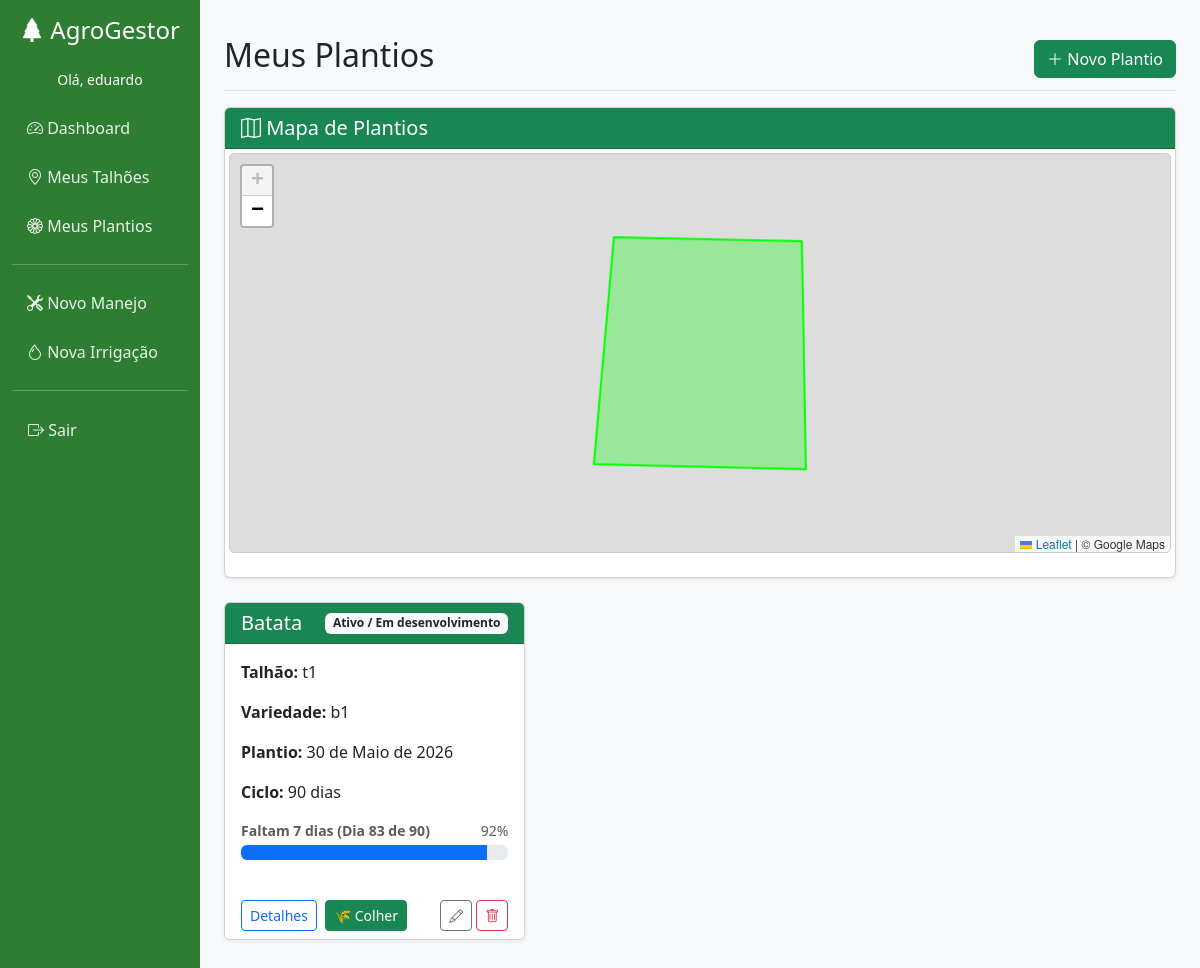
The page /plantios/ (signed in) on the database as committed earlier.
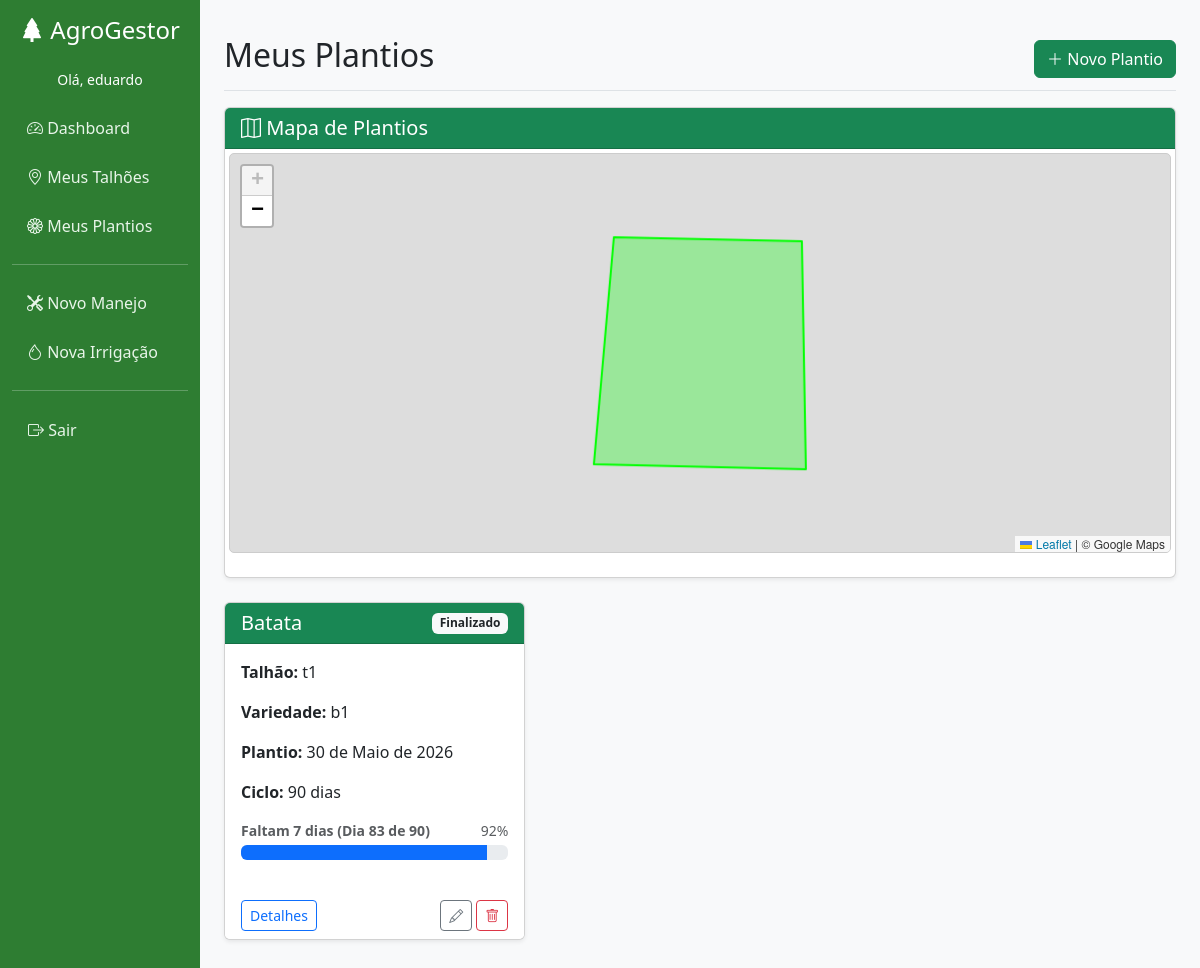
The same page on the database as committed later.
### core/models.py (models this page shows, shortened)
class Plantio(models.Model):
    STATUS_CHOICES = [
        ('PREPARO', 'Preparo do talhão'),
        ('ATIVO', 'Ativo / Em desenvolvimento'),
        ('COLHEITA', 'Em Colheita'),
        ('FINALIZADO', 'Finalizado'),
    ]
    talhao = models.ForeignKey(Talhao, on_delete=models.CASCADE, related_name='plantios')
    cultura = models.CharField(max_length=100, blank=True, null=True, default="Preparo de Solo")
    variedade = models.CharField(max_length=100, blank=True, null=True)
    data_plantio = models.DateField(blank=True, null=True)
    ciclo_dias_estimado = models.PositiveIntegerField('Ciclo (dias)', blank=True, null=True, default=0)
    status = models.CharField(max_length=20, choices=STATUS_CHOICES, default='PREPARO')
    def dias_decorridos(self):
        if self.data_plantio:
            delta = date.today() - self.data_plantio
            return max(0, delta.days)
        return 0
    def dias_passados(self):
        return self.dias_decorridos()
    def dias_restantes(self):
        if not self.data_plantio or not self.ciclo_dias_estimado:
            return 0
        restantes = self.ciclo_dias_estimado - self.dias_passados()
        return max(0, restantes)
    def progresso_ciclo_porcentagem(self):
        if not self.data_plantio or not self.ciclo_dias_estimado:
            return 0
        decorridos = self.dias_decorridos()
        if decorridos >= self.ciclo_dias_estimado:
            return 100
        return int((decorridos / self.ciclo_dias_estimado) * 100)
    def porcentagem_progresso(self):
        return self.progresso_ciclo_porcentagem()

class Talhao(models.Model):
    TIPO_SOLO_CHOICES = [
        ('Arenoso', 'Arenoso'),
        ('Argiloso', 'Argiloso'),
        ('Misto', 'Misto'),
        ('Siltoso', 'Siltoso'),
        ('Outro', 'Outro'),
    ]
    usuario = models.ForeignKey(User, on_delete=models.CASCADE, related_name='talhoes')
    nome = models.CharField(max_length=100)
    area_m2 = models.DecimalField('Área (m²)', max_digits=10, decimal_places=2)
    tipo_solo = models.CharField(max_length=50, choices=TIPO_SOLO_CHOICES, default='Misto')
    coordenadas = models.JSONField(null=True, blank=True)
    observacoes = models.TextField(blank=True, null=True)

### core/views.py (the view)
# urls.py: path('plantios/', views.PlantioListView.as_view(), name='plantio_list'),
class PlantioListView(LoginRequiredMixin, ListView):
    model = Plantio
    template_name = 'core/plantio_list.html'
    context_object_name = 'plantios'
    def get_queryset(self):
        return Plantio.objects.filter(talhao__usuario=self.request.user)
    def get_context_data(self, **kwargs):
        context = super().get_context_data(**kwargs)
        import json
        plantios_data = []
        for p in context['plantios']:
            if p.talhao.coordenadas:
                status_dias = "Pronto para colheita" if p.dias_restantes() <= 0 else f"Faltam {p.dias_restantes()} dias (Dia {p.dias_passados()} de {p.ciclo_dias_estimado})"
                plantios_data.append({
                    'id': p.id,
                    'cultura': p.cultura,
                    'status': p.get_status_display(),
                    'talhao': p.talhao.nome,
                    'variedade': p.variedade or "Não informada",
                    'data_plantio': p.data_plantio.strftime('%d/%m/%Y') if p.data_plantio else "Não definido",
                    'ciclo': p.ciclo_dias_estimado,
                    'status_dias': status_dias,
                    'geojson': p.talhao.coordenadas
                })
        context['plantios_json'] = json.dumps(plantios_data)
        return context

### templates/core/plantio_list.html (shortened to what this page needs)
{% extends 'index.html' %}
{% block content %}
<div class="d-flex justify-content-between flex-wrap flex-md-nowrap align-items-center pt-3 pb-2 mb-3 border-bottom">
    <h2>Meus Plantios</h2>
    <a href="{% url 'plantio_create' %}" class="btn btn-success"><i class="bi bi-plus-lg"></i> Novo Plantio</a>
</div>
<link rel="stylesheet" href="https://unpkg.com/leaflet@1.9.4/dist/leaflet.css" />
<div class="card shadow-sm mb-4">
    <div class="card-header bg-success text-white">
        <h5 class="mb-0"><i class="bi bi-map"></i> Mapa de Plantios</h5>
    </div>
    <div class="card-body p-1">
        <div id="mapPlantios"></div>
    </div>
</div>
<div class="row">
    {% for plantio in plantios %}
    <div class="col-md-6 col-lg-4 mb-4">
        <div class="card h-100 shadow-sm">
            <div class="card-header bg-success text-white d-flex justify-content-between align-items-center">
                <h5 class="mb-0">{{ plantio.cultura }}</h5>
                <span class="badge bg-light text-dark">{{ plantio.get_status_display }}</span>
            </div>
            <div class="card-body">
                <p><strong>Talhão:</strong> {{ plantio.talhao.nome }}</p>
                <p><strong>Variedade:</strong> {{ plantio.variedade|default:"Não informada" }}</p>
                <p><strong>Plantio:</strong> {{ plantio.data_plantio|default:"Não definido" }}</p>
                <p><strong>Ciclo:</strong> {{ plantio.ciclo_dias_estimado }} dias</p>
                <div class="d-flex justify-content-between align-items-center mb-1">
                    <small class="text-muted fw-bold">
                        {% if plantio.dias_restantes <= 0 %}
                            <span class="text-success"><i class="bi bi-check-circle-fill"></i> Pronto para colheita</span>
                        {% else %}
                            Faltam {{ plantio.dias_restantes }} dias (Dia {{ plantio.dias_passados }} de {{ plantio.ciclo_dias_estimado }})
                        {% endif %}
                    </small>
                    <small class="text-muted">{{ plantio.porcentagem_progresso }}%</small>
                </div>
                <div class="progress mb-3" style="height: 15px;">
                    <div class="progress-bar {% if plantio.porcentagem_progresso >= 100 %}bg-success{% else %}bg-primary{% endif %}" role="progressbar" style="width: {{ plantio.porcentagem_progresso }}%;"></div>
                </div>
            </div>
            <div class="card-footer bg-white border-top-0 d-flex justify-content-between">
                <div>
                    <a href="{% url 'plantio_detail' plantio.id %}" class="btn btn-outline-primary btn-sm">Detalhes</a>
                    {% if plantio.status == 'ATIVO' or plantio.status == 'COLHEITA' %}
                        <button type="button" class="btn btn-success btn-sm ms-1" data-bs-toggle="modal" data-bs-target="#modalColherPlantio{{ plantio.id }}">🌾 Colher</button>
                    {% endif %}
                </div>
                <div>
                    <a href="{% url 'plantio_update' plantio.id %}" class="btn btn-outline-secondary btn-sm"><i class="bi bi-pencil"></i></a>
                    <a href="{% url 'plantio_delete' plantio.id %}" class="btn btn-outline-danger btn-sm"><i class="bi bi-trash"></i></a>
                </div>
            </div>
        </div>
    </div>
    {% empty %}
    <div class="col">
        <div class="alert alert-info">Nenhum plantio cadastrado.</div>
    </div>
    {% endfor %}
</div>
{% endblock %}

Rows that differ between the two databases and show on the page:
changed Plantio "Batata": status "Ativo / Em desenvolvimento" → "Finalizado"; no longer shows "🌾 Colher"
